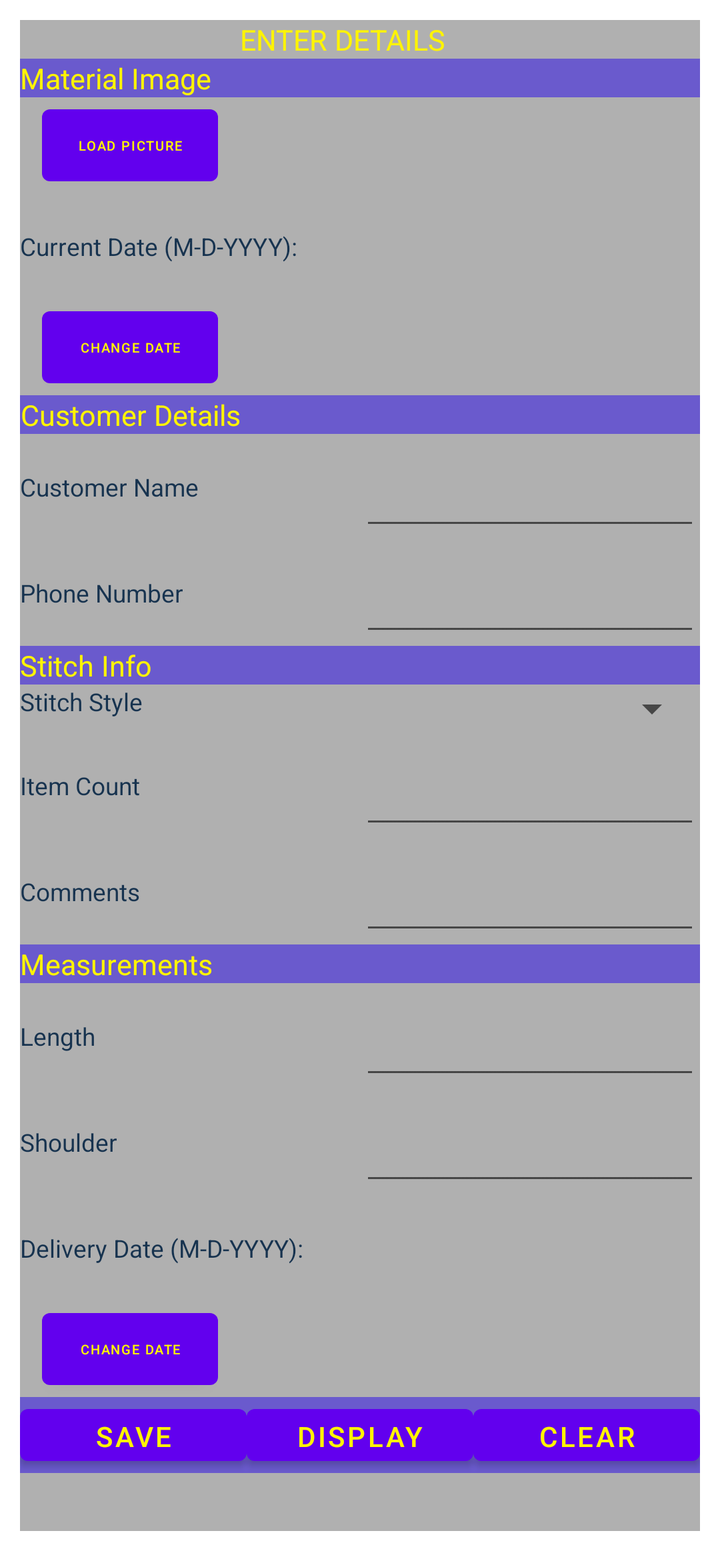
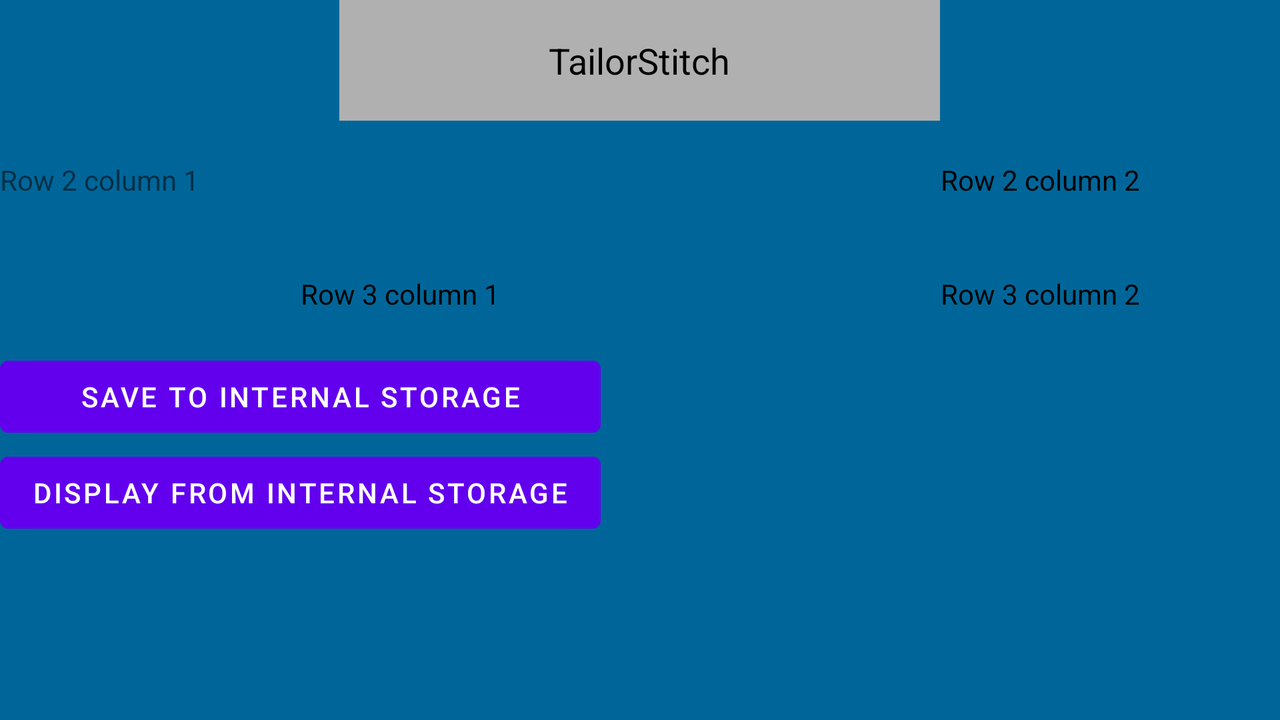

First picture: res/layout/ on a phone held upright. Second picture: the repository's own variant of that layout, on a device whose configuration matches the variant's folder. Source for both follows.
<!-- AndroidManifest.xml: fallback theme Theme.MaterialComponents.DayNight.NoActionBar -->
<!-- res/layout/main.xml -->
<?xml version="1.0" encoding="utf-8"?>
<ScrollView xmlns:android="http://schemas.android.com/apk/res/android"
            android:id="@+id/popup_scrollview"
            android:layout_width="match_parent"
            android:layout_height="wrap_content"
            android:fillViewport="true"
            android:orientation="vertical"
            android:padding="10dp"
            android:layout_weight="0.5"
            android:scrollbarAlwaysDrawVerticalTrack="true">

<LinearLayout xmlns:android="http://schemas.android.com/apk/res/android"
              android:orientation="vertical"
              android:layout_width="fill_parent"
              android:layout_height="fill_parent"
              style="@style/CustomBackgroundColour"
        >
    <TableLayout
            xmlns:android="http://schemas.android.com/apk/res/android"
            android:layout_width="match_parent"
            android:layout_height="match_parent">

        <TableRow
            android:layout_height="wrap_content"
            android:layout_width="fill_parent"
            android:orientation="horizontal" android:background="#b0b0b0">

            <TextView
                    android:layout_width="match_parent"
                    android:layout_height="wrap_content"
                    android:text="ENTER DETAILS" style="@style/CustomSubHeadingTextViewStyle"
                    android:singleLine="false" android:layout_column="3"/>
        </TableRow>

        <TableRow
                android:layout_height="wrap_content"
                android:layout_width="fill_parent"
                android:orientation="horizontal" android:background="#6A5ACD">
        <TextView
                android:layout_width="match_parent"
                android:layout_height="wrap_content"
                android:text="Material Image" android:textAlignment="center" style="@style/CustomSubHeadingTextViewStyle"
                android:layout_span="1" android:gravity="center" android:layout_gravity="left"/>

    </TableRow>

        <TableRow
                android:layout_height="wrap_content"
                android:layout_width="fill_parent"
                android:orientation="horizontal" android:background="#b0b0b0">

            <Button android:id="@+id/buttonLoadPicture" android:orientation="horizontal" android:gravity="center" android:textSize="20px" android:layout_width="wrap_content" android:layout_height="wrap_content"
                    style="@style/CustomButtonStyle"    android:layout_weight="0" android:text="Load Picture" android:layout_gravity="center"></Button>

        </TableRow>


        <TableRow
                android:layout_height="wrap_content"
                android:layout_width="fill_parent"
                android:gravity="center_horizontal" android:background="#b0b0b0">

            <ImageView android:id="@+id/imgView" android:layout_width="fill_parent" android:layout_height="wrap_content" android:layout_weight="1"></ImageView>

            <EditText
                    android:id="@+id/imageVal" android:visibility="gone"
                    android:layout_gravity="top" android:layout_weight="1" android:layout_width="0dp"/>

        </TableRow>

        <TableRow
                android:id="@+id/tableRow1"
                android:layout_height="wrap_content"
                android:layout_width="wrap_content" android:orientation="horizontal"  android:background="#b0b0b0">

            <TextView
                    android:id="@+id/lblDate"
                    android:text="Current Date (M-D-YYYY): "
                    android:layout_width="0dp" android:layout_weight="1" style="@style/CustomTextViewStyle"/>

            <TextView
                    android:id="@+id/tvDate"
                    android:text=""
                    android:padding="18dip" android:textColor="#FFFFFF"
                    android:layout_gravity="top" android:layout_weight="1" android:layout_width="0dp"  style="@style/CustomEditTextStyle"/>

            <DatePicker
                    android:id="@+id/dpResult"
                    android:layout_width="wrap_content"
                    android:layout_height="wrap_content" android:visibility="gone"/>
        </TableRow>

        <TableRow
                android:layout_height="wrap_content"
                android:layout_width="fill_parent"
                android:orientation="horizontal" android:background="#b0b0b0">

            <Button android:id="@+id/btnChangeDate" android:orientation="horizontal" android:gravity="center" android:textSize="20px" android:layout_width="wrap_content" android:layout_height="wrap_content"
                    style="@style/CustomButtonStyle"      android:layout_weight="0" android:text="Change Date" android:layout_gravity="center"></Button>

        </TableRow>

        <TableRow
                android:layout_height="wrap_content"
                android:layout_width="fill_parent"
                android:orientation="horizontal" android:background="#6A5ACD">
            <TextView
                    android:layout_width="match_parent"
                    android:layout_height="wrap_content"
                    android:text="Customer Details" android:textAlignment="center" style="@style/CustomSubHeadingTextViewStyle"
                    android:layout_span="1" android:gravity="center" android:layout_gravity="left"/>
        </TableRow>

        <TableRow
                android:id="@+id/tableRow2"
                android:layout_height="wrap_content"
                android:layout_width="wrap_content" android:orientation="horizontal"  android:background="#b0b0b0">

            <TextView
                    android:id="@+id/customerName"
                    android:text="Customer Name"
                    android:layout_width="0dp" android:layout_weight="1" style="@style/CustomTextViewStyle"/>

            <EditText
                    android:id="@+id/customerNameVal"
                    android:text=""
                    android:padding="18dip"
                    android:layout_gravity="top" android:layout_weight="1" android:layout_width="0dp"  style="@style/CustomEditTextStyle"/>
        </TableRow>

        <TableRow
                android:layout_height="wrap_content"
                android:layout_width="fill_parent"
                android:gravity="center_horizontal"  android:background="#b0b0b0">

            <TextView
                    android:id="@+id/phoneNumber"
                    android:text="Phone Number"
                    android:layout_width="0dp" android:layout_weight="1" style="@style/CustomTextViewStyle"/>

            <EditText
                    android:id="@+id/phoneNumberVal"
                    android:text=""
                    android:numeric="integer"
                    android:padding="18dip"
                    android:layout_gravity="top" android:layout_weight="1" android:layout_width="0dp"  style="@style/CustomEditTextStyle"/>
        </TableRow>

        <TableRow
                android:layout_height="wrap_content"
                android:layout_width="fill_parent"
                android:orientation="horizontal" android:background="#6A5ACD">
            <TextView
                    android:layout_width="match_parent"
                    android:layout_height="wrap_content"
                    android:text="Stitch Info" style="@style/CustomSubHeadingTextViewStyle" android:textAlignment="center"
                    android:layout_span="1" android:gravity="center" android:layout_gravity="left"/>
        </TableRow>

        <TableRow
                android:id="@+id/tableRow3"
                android:layout_height="wrap_content"
                android:layout_width="wrap_content" android:orientation="horizontal"  android:background="#b0b0b0">

            <TextView
                    android:id="@+id/stitchStyle"
                    android:text="Stitch Style"
                    android:layout_width="0dp" android:layout_weight="1" style="@style/CustomTextViewStyle"/>

            <Spinner
                    android:id="@+id/stitchStyleValSpinner"
                    android:padding="5dip"
                    android:layout_gravity="top" android:layout_weight="1" android:layout_width="0dp" android:textSize="5sp"/>

            <TextView
                    android:id="@+id/stitchStyleVal"
                    android:visibility="gone"
                    android:text="Stitch Style"
                    android:textColor="#000000"
                    android:layout_width="0dp" android:layout_weight="1"/>
        </TableRow>

        <TableRow
        android:id="@+id/tableRow4"
        android:layout_height="wrap_content"
        android:layout_width="wrap_content" android:orientation="horizontal"  android:background="#b0b0b0">

        <TextView
        android:id="@+id/itemCount"
        android:text="Item Count"
        android:layout_width="0dp" android:layout_weight="1" style="@style/CustomTextViewStyle"/>

        <EditText
        android:id="@+id/itemCountVal"
        android:text=""
        android:padding="18dip"
        android:layout_gravity="top" android:layout_weight="1" android:numeric="integer" android:layout_width="0dp" style="@style/CustomEditTextStyle"/>
        </TableRow>

        
        <TableRow
        android:layout_height="wrap_content"
        android:layout_width="fill_parent"
        android:gravity="center_horizontal"  android:background="#b0b0b0">

        <TextView
        android:id="@+id/comments"
        android:text="Comments"
        android:layout_width="0dp" android:layout_weight="1" style="@style/CustomTextViewStyle"/>

        <EditText
        android:id="@+id/commentsVal"
        android:text=""
        android:padding="18dip"
        android:layout_gravity="top" android:layout_weight="1" android:layout_width="0dp" style="@style/CustomEditTextStyle"/>
        </TableRow>

        <TableRow
        android:layout_height="wrap_content"
        android:layout_width="fill_parent"
        android:orientation="horizontal" android:background="#6A5ACD">
        <TextView
        android:layout_width="match_parent"
        android:layout_height="wrap_content"
        android:text="Measurements" style="@style/CustomSubHeadingTextViewStyle" android:textAlignment="center"
        android:layout_span="1" android:gravity="center" android:layout_gravity="left"/>
        </TableRow>

        <TableRow
        android:id="@+id/tableRow5"
        android:layout_height="wrap_content"
        android:layout_width="wrap_content" android:orientation="horizontal"  android:background="#b0b0b0">

        <TextView
        android:id="@+id/length"
        android:text="Length"
        android:layout_width="0dp" android:layout_weight="1" style="@style/CustomTextViewStyle"/>

        <EditText
        android:id="@+id/lengthVal"
        android:text=""
        android:padding="18dip"
        android:layout_gravity="top" android:inputType="numberDecimal" android:layout_weight="1" android:layout_width="0dp"  style="@style/CustomEditTextStyle"/>
        </TableRow>

        <TableRow
        android:layout_height="wrap_content"
        android:layout_width="fill_parent"
        android:gravity="center_horizontal"  android:background="#b0b0b0">

        <TextView
        android:id="@+id/shoulder"
        android:text="Shoulder"
        android:layout_width="0dp" android:layout_weight="1" style="@style/CustomTextViewStyle"/>

        <EditText
        android:id="@+id/shoulderVal"
        android:text=""
        android:padding="18dip"
        android:layout_gravity="top" android:inputType="numberDecimal" android:layout_weight="1" android:layout_width="0dp"  style="@style/CustomEditTextStyle"/>
        </TableRow>

        <TableRow
                android:id="@+id/tableRow6"
                android:layout_height="wrap_content"
                android:layout_width="wrap_content" android:orientation="horizontal"  android:background="#b0b0b0">

            <TextView
                    android:id="@+id/lblDeliveryDate"
                    android:text="Delivery Date (M-D-YYYY): "
                    android:layout_width="0dp" android:layout_weight="1" style="@style/CustomTextViewStyle"/>

            <TextView
                    android:id="@+id/tvDeliveryDate"
                    android:text=""
                    android:padding="18dip" android:textColor="#FFFFFF"
                    android:layout_gravity="top" android:layout_weight="1" android:layout_width="0dp"  style="@style/CustomEditTextStyle"/>

            <DatePicker
                    android:id="@+id/dpDeliveryResult"
                    android:layout_width="wrap_content"
                    android:layout_height="wrap_content" android:visibility="gone"/>
        </TableRow>

        <TableRow
                android:layout_height="wrap_content"
                android:layout_width="fill_parent"
                android:orientation="horizontal" android:background="#b0b0b0">

            <Button android:id="@+id/btnChangeDeliveryDate" android:orientation="horizontal" android:gravity="center" android:textSize="20px" android:layout_width="wrap_content" android:layout_height="wrap_content"
                    style="@style/CustomButtonStyle"    android:layout_weight="0" android:text="Change Date" android:layout_gravity="center"></Button>


        </TableRow>

        <TableRow android:background="#6A5ACD"
                  android:layout_height="wrap_content"
                  android:layout_width="fill_parent"
                  android:gravity="center_horizontal" >

            <Button android:id="@+id/saveInternalStorage"
                    android:text="Save" style="@style/CustomButtonStyle" android:layout_gravity="top"
                    android:layout_weight="1"
                    android:layout_width="0dp"/>

            <Button android:id="@+id/getInternalStorage"
                    android:text="Display"  style="@style/CustomButtonStyle" android:layout_gravity="top"
                    android:layout_weight="1"
                    android:layout_width="0dp"/>

            <Button android:id="@+id/clearFields"
                    android:text="Clear"  style="@style/CustomButtonStyle" android:layout_gravity="top"
                    android:layout_weight="1"
                    android:layout_width="0dp"/>

            <EditText
                    android:id="@+id/saveDataVal"
                    android:visibility="gone"
                    android:text="Stitch Style"
                    android:layout_width="0dp" android:layout_weight="1" />
        </TableRow>
        <TableRow android:background="#b0b0b0">
        <TextView android:id="@+id/responseTextVal"
                  android:layout_width="wrap_content"
                  android:layout_height="wrap_content" android:padding="5dp"
                  android:text=""
                  />

        </TableRow>

    </TableLayout>
    <LinearLayout
            android:orientation="horizontal"
            android:layout_width="fill_parent"
            android:layout_height="fill_parent">
    </LinearLayout>

</LinearLayout>
</ScrollView>
<!-- resources referenced by this layout -->
<resources>
  <style name="CustomBackgroundColour">
          <item name="android:background">#FFFFFF</item>/&gt;
      </style>
  <style name="CustomButtonStyle">
          <item name="android:layout_width">100dp</item>
          <item name="android:layout_height">38dp</item>
          <item name="android:textColor">#fff400</item>
      </style>
  <style name="CustomEditTextStyle">
          <item name="android:textSize">6pt</item>
      </style>
  <style name="CustomSubHeadingTextViewStyle">
          <item name="android:textColor">#fff400</item>
          <item name="android:textSize">7pt</item>
      </style>
  <style name="CustomTextViewStyle">
          <item name="android:textColor">#e6072645</item>
          <item name="android:textSize">6pt</item>
      </style>
</resources>
<!-- res/layout-land/main.xml (the repository's variant of the layout above) -->
<!-- drawn on the phone turned sideways -->
<?xml version="1.0" encoding="utf-8"?>
<LinearLayout xmlns:android="http://schemas.android.com/apk/res/android"
              android:orientation="vertical"
              android:layout_width="fill_parent"
              android:layout_height="fill_parent"
              android:background="#006699"
        >
    <TableLayout
            xmlns:android="http://schemas.android.com/apk/res/android"
            android:layout_width="match_parent"
            android:layout_height="match_parent">
            
            
        
        <TableRow
                android:layout_height="wrap_content"
                android:layout_width="fill_parent"
                android:gravity="center_horizontal" android:orientation="horizontal" >
            <TextView
                    android:layout_width="match_parent"
                    android:layout_height="wrap_content"
                    android:textSize="18dp"
                    android:text="TailorStitch"
                    android:padding="18dip"
                    android:background="#b0b0b0"
                    android:textColor="#000" android:textAlignment="center" android:gravity="center"
                    />
        </TableRow>

        
        <TableRow
                android:id="@+id/tableRow1"
                android:layout_height="wrap_content"
                android:layout_width="wrap_content" android:orientation="horizontal">

            <TextView
                    android:id="@+id/TextView02"
                    android:text="Row 2 column 1" android:linksClickable="false" android:width="20dp"
                    android:layout_width="match_parent" android:layout_weight="1"/>
                    
                    android:layout_height="wrap_content"
                    android:textColor="#000000"
                    android:gravity="center|left" android:width="10dp"/>
            <TextView
                    android:id="@+id/TextView03"
                    android:text="Row 2 column 2"
                    android:layout_weight="1"
                    android:textColor="#000000"
                    android:padding="20dip"
                    android:gravity="center" android:layout_width="match_parent"/>
        </TableRow>

        
        <TableRow
                android:layout_height="wrap_content"
                android:layout_width="fill_parent"
                android:gravity="center_horizontal">

            <TextView
                    android:id="@+id/TextView05"
                    android:text="Row 3 column 1"
                    android:layout_weight="1"
                    android:textColor="#000000"
                    android:padding="18dip"
                    android:gravity="center"/>

            <TextView
                    android:id="@+id/TextView06"
                    android:text="Row 3 column 2"
                    android:layout_weight="1"
                    android:textColor="#000000"
                    android:padding="18dip"
                    android:gravity="center" android:layout_gravity="top"/>
        </TableRow>
        <TableRow>
            <Button android:id="@+id/saveInternalStorage"
                    android:layout_width="match_parent"
                    android:layout_height="wrap_content"
                    android:text="Save to Internal Storage" />
        </TableRow>
        <TableRow>
            <Button android:id="@+id/getInternalStorage"
                    android:layout_width="match_parent"
                    android:layout_height="wrap_content"
                    android:text="Display from Internal Storage" />
        </TableRow>

    </TableLayout>

</LinearLayout>
<!-- resources referenced by the variant -->
<!-- as the phone turned sideways resolves them -->
<resources>

</resources>
